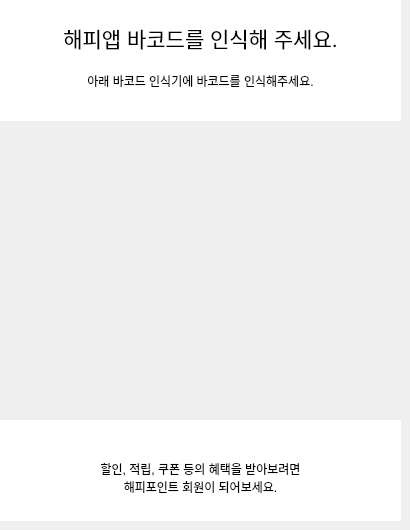
   <widget class="QWidget" name="page_barcode">
    <widget class="QLabel" name="label">
     <property name="geometry">
      <rect>
       <x>30</x>
       <y>90</y>
       <width>341</width>
       <height>401</height>
      </rect>
     </property>
     <property name="styleSheet">
      <string notr="true">border-image: url(:/image/main_theme/sale.png);</string>
     </property>
     <property name="text">
      <string/>
     </property>
    </widget>
    <widget class="QTextEdit" name="textEdit_3">
     <property name="geometry">
      <rect>
       <x>0</x>
       <y>0</y>
       <width>401</width>
       <height>121</height>
      </rect>
     </property>
     <property name="palette">
      <palette>
       <active>
        <colorrole role="WindowText">
         <brush brushstyle="SolidPattern">
          <color alpha="255">
           <red>0</red>
           <green>0</green>
           <blue>0</blue>
          </color>
         </brush>
        </colorrole>
        <colorrole role="Text">
         <brush brushstyle="SolidPattern">
          <color alpha="255">
           <red>0</red>
           <green>0</green>
           <blue>0</blue>
          </color>
         </brush>
        </colorrole>
        <colorrole role="Base">
         <brush brushstyle="SolidPattern">
          <color alpha="255">
           <red>255</red>
           <green>255</green>
           <blue>255</blue>
          </color>
         </brush>
        </colorrole>
        <colorrole role="Shadow">
         <brush brushstyle="SolidPattern">
          <color alpha="255">
           <red>255</red>
           <green>255</green>
           <blue>255</blue>
          </color>
         </brush>
        </colorrole>
        <colorrole role="AlternateBase">
         <brush brushstyle="SolidPattern">
          <color alpha="255">
           <red>255</red>
           <green>255</green>
           <blue>255</blue>
          </color>
         </brush>
        </colorrole>
       </active>
       <inactive>
        <colorrole role="WindowText">
         <brush brushstyle="SolidPattern">
          <color alpha="255">
           <red>0</red>
           <green>0</green>
           <blue>0</blue>
          </color>
         </brush>
        </colorrole>
        <colorrole role="Text">
         <brush brushstyle="SolidPattern">
          <color alpha="255">
           <red>0</red>
           <green>0</green>
           <blue>0</blue>
          </color>
         </brush>
        </colorrole>
        <colorrole role="Base">
         <brush brushstyle="SolidPattern">
          <color alpha="255">
           <red>255</red>
           <green>255</green>
           <blue>255</blue>
          </color>
         </brush>
        </colorrole>
        <colorrole role="Shadow">
         <brush brushstyle="SolidPattern">
          <color alpha="255">
           <red>255</red>
           <green>255</green>
           <blue>255</blue>
          </color>
         </brush>
        </colorrole>
        <colorrole role="AlternateBase">
         <brush brushstyle="SolidPattern">
          <color alpha="255">
           <red>255</red>
           <green>255</green>
           <blue>255</blue>
          </color>
         </brush>
        </colorrole>
       </inactive>
       <disabled>
        <colorrole role="Shadow">
         <brush brushstyle="SolidPattern">
          <color alpha="255">
           <red>255</red>
           <green>255</green>
           <blue>255</blue>
          </color>
         </brush>
        </colorrole>
        <colorrole role="AlternateBase">
         <brush brushstyle="SolidPattern">
          <color alpha="255">
           <red>255</red>
           <green>255</green>
           <blue>255</blue>
          </color>
         </brush>
        </colorrole>
       </disabled>
      </palette>
     </property>
     <property name="autoFillBackground">
      <bool>true</bool>
     </property>
     <property name="styleSheet">
      <string notr="true">border:none;</string>
     </property>
     <property name="html">
      <string>&lt;!DOCTYPE HTML PUBLIC &quot;-//W3C//DTD HTML 4.0//EN&quot; &quot;http://www.w3.org/TR/REC-html40/strict.dtd&quot;&gt;
&lt;html&gt;&lt;head&gt;&lt;meta name=&quot;qrichtext&quot; content=&quot;1&quot; /&gt;&lt;meta charset=&quot;utf-8&quot; /&gt;&lt;style type=&quot;text/css&quot;&gt;
p, li { white-space: pre-wrap; }
hr { height: 1px; border-width: 0; }
li.unchecked::marker { content: &quot;\2610&quot;; }
li.checked::marker { content: &quot;\2612&quot;; }
&lt;/style&gt;&lt;/head&gt;&lt;body style=&quot; font-family:'Ubuntu Sans'; font-size:11pt; font-weight:400; font-style:normal;&quot;&gt;
&lt;p align=&quot;center&quot; style=&quot;-qt-paragraph-type:empty; margin-top:0px; margin-bottom:0px; margin-left:0px; margin-right:0px; -qt-block-indent:0; text-indent:0px;&quot;&gt;&lt;br /&gt;&lt;/p&gt;
&lt;p align=&quot;center&quot; style=&quot; margin-top:0px; margin-bottom:0px; margin-left:0px; margin-right:0px; -qt-block-indent:0; text-indent:0px;&quot;&gt;&lt;span style=&quot; font-size:16pt;&quot;&gt;해피앱 바코드를 인식해 주세요.&lt;/span&gt;&lt;/p&gt;
&lt;p align=&quot;center&quot; style=&quot;-qt-paragraph-type:empty; margin-top:0px; margin-bottom:0px; margin-left:0px; margin-right:0px; -qt-block-indent:0; text-indent:0px;&quot;&gt;&lt;br /&gt;&lt;/p&gt;
&lt;p align=&quot;center&quot; style=&quot; margin-top:0px; margin-bottom:0px; margin-left:0px; margin-right:0px; -qt-block-indent:0; text-indent:0px;&quot;&gt;&lt;span style=&quot; font-size:9pt;&quot;&gt;아래 바코드 인식기에 바코드를 인식해주세요.&lt;/span&gt;&lt;/p&gt;&lt;/body&gt;&lt;/html&gt;</string>
     </property>
    </widget>
    <widget class="QTextEdit" name="textEdit_4">
     <property name="geometry">
      <rect>
       <x>0</x>
       <y>420</y>
       <width>401</width>
       <height>101</height>
      </rect>
     </property>
     <property name="palette">
      <palette>
       <active>
        <colorrole role="WindowText">
         <brush brushstyle="SolidPattern">
          <color alpha="255">
           <red>0</red>
           <green>0</green>
           <blue>0</blue>
          </color>
         </brush>
        </colorrole>
        <colorrole role="Text">
         <brush brushstyle="SolidPattern">
          <color alpha="255">
           <red>0</red>
           <green>0</green>
           <blue>0</blue>
          </color>
         </brush>
        </colorrole>
        <colorrole role="Base">
         <brush brushstyle="SolidPattern">
          <color alpha="255">
           <red>255</red>
           <green>255</green>
           <blue>255</blue>
          </color>
         </brush>
        </colorrole>
        <colorrole role="Shadow">
         <brush brushstyle="SolidPattern">
          <color alpha="255">
           <red>255</red>
           <green>255</green>
           <blue>255</blue>
          </color>
         </brush>
        </colorrole>
        <colorrole role="AlternateBase">
         <brush brushstyle="SolidPattern">
          <color alpha="255">
           <red>255</red>
           <green>255</green>
           <blue>255</blue>
          </color>
         </brush>
        </colorrole>
       </active>
       <inactive>
        <colorrole role="WindowText">
         <brush brushstyle="SolidPattern">
          <color alpha="255">
           <red>0</red>
           <green>0</green>
           <blue>0</blue>
          </color>
         </brush>
        </colorrole>
        <colorrole role="Text">
         <brush brushstyle="SolidPattern">
          <color alpha="255">
           <red>0</red>
           <green>0</green>
           <blue>0</blue>
          </color>
         </brush>
        </colorrole>
        <colorrole role="Base">
         <brush brushstyle="SolidPattern">
          <color alpha="255">
           <red>255</red>
           <green>255</green>
           <blue>255</blue>
          </color>
         </brush>
        </colorrole>
        <colorrole role="Shadow">
         <brush brushstyle="SolidPattern">
          <color alpha="255">
           <red>255</red>
           <green>255</green>
           <blue>255</blue>
          </color>
         </brush>
        </colorrole>
        <colorrole role="AlternateBase">
         <brush brushstyle="SolidPattern">
          <color alpha="255">
           <red>255</red>
           <green>255</green>
           <blue>255</blue>
          </color>
         </brush>
        </colorrole>
       </inactive>
       <disabled>
        <colorrole role="Shadow">
         <brush brushstyle="SolidPattern">
          <color alpha="255">
           <red>255</red>
           <green>255</green>
           <blue>255</blue>
          </color>
         </brush>
        </colorrole>
        <colorrole role="AlternateBase">
         <brush brushstyle="SolidPattern">
          <color alpha="255">
           <red>255</red>
           <green>255</green>
           <blue>255</blue>
          </color>
         </brush>
        </colorrole>
       </disabled>
      </palette>
     </property>
     <property name="autoFillBackground">
      <bool>true</bool>
     </property>
     <property name="styleSheet">
      <string notr="true">border:none;</string>
     </property>
     <property name="html">
      <string>&lt;!DOCTYPE HTML PUBLIC &quot;-//W3C//DTD HTML 4.0//EN&quot; &quot;http://www.w3.org/TR/REC-html40/strict.dtd&quot;&gt;
&lt;html&gt;&lt;head&gt;&lt;meta name=&quot;qrichtext&quot; content=&quot;1&quot; /&gt;&lt;meta charset=&quot;utf-8&quot; /&gt;&lt;style type=&quot;text/css&quot;&gt;
p, li { white-space: pre-wrap; }
hr { height: 1px; border-width: 0; }
li.unchecked::marker { content: &quot;\2610&quot;; }
li.checked::marker { content: &quot;\2612&quot;; }
&lt;/style&gt;&lt;/head&gt;&lt;body style=&quot; font-family:'Ubuntu Sans'; font-size:11pt; font-weight:400; font-style:normal;&quot;&gt;
&lt;p align=&quot;center&quot; style=&quot;-qt-paragraph-type:empty; margin-top:0px; margin-bottom:0px; margin-left:0px; margin-right:0px; -qt-block-indent:0; text-indent:0px;&quot;&gt;&lt;br /&gt;&lt;/p&gt;
&lt;p align=&quot;center&quot; style=&quot;-qt-paragraph-type:empty; margin-top:0px; margin-bottom:0px; margin-left:0px; margin-right:0px; -qt-block-indent:0; text-indent:0px;&quot;&gt;&lt;br /&gt;&lt;/p&gt;
&lt;p align=&quot;center&quot; style=&quot; margin-top:0px; margin-bottom:0px; margin-left:0px; margin-right:0px; -qt-block-indent:0; text-indent:0px;&quot;&gt;&lt;span style=&quot; font-size:9pt;&quot;&gt;할인, 적립, 쿠폰 등의 혜택을 받아보려면&lt;/span&gt;&lt;/p&gt;
&lt;p align=&quot;center&quot; style=&quot; margin-top:0px; margin-bottom:0px; margin-left:0px; margin-right:0px; -qt-block-indent:0; text-indent:0px;&quot;&gt;&lt;span style=&quot; font-size:9pt;&quot;&gt;해피포인트 회원이 되어보세요.&lt;/span&gt;&lt;/p&gt;&lt;/body&gt;&lt;/html&gt;</string>
     </property>
    </widget>
   </widget>
